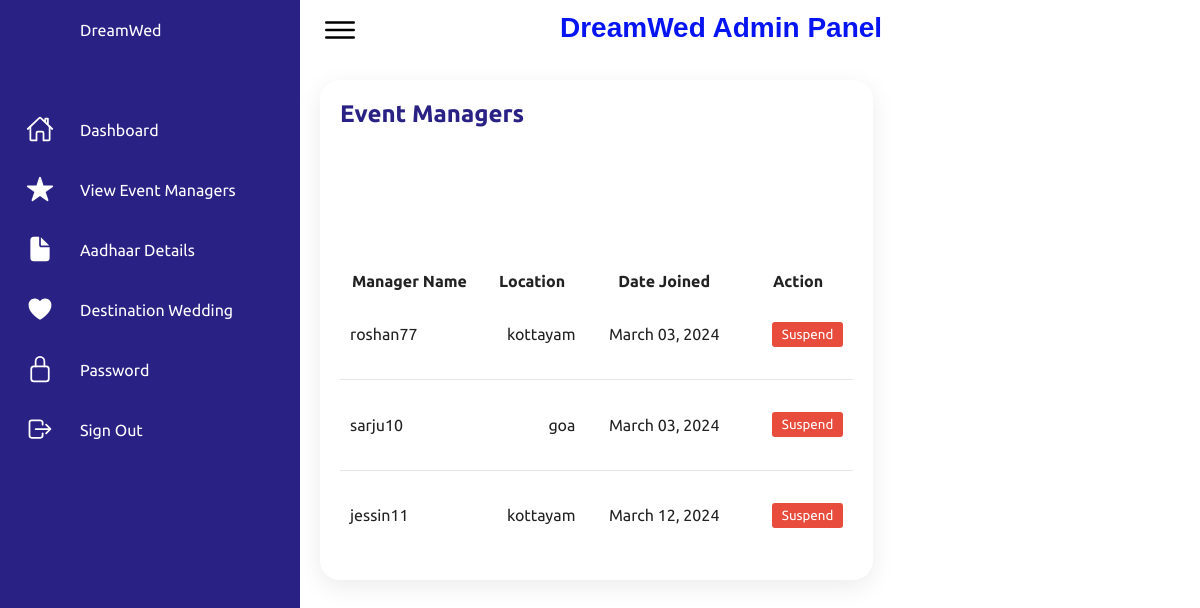
The page /myadmin/view-manager/ (signed in) on the database its author committed.
### myadmin/models.py (models this page shows, shortened)
class EventManager(models.Model):
    user = models.ForeignKey(User, on_delete=models.CASCADE)
    location = models.CharField(max_length=100)

### myadmin/views.py (the view)
# urls.py: path('view-manager/', views.view_manager, name='view_manager'),
@login_required
def view_manager(request):
    managers = EventManager.objects.all()
    return render(request, 'myadmin/view_manager.html', {'managers': managers})

### myadmin/templates/myadmin/view_manager.html (shortened to what this page needs)
{% load static %}
<!DOCTYPE html>
<html lang="en">
<head>
    <link rel="stylesheet" href="{% static 'css/styleadmin.css' %}">
</head>
<body>
    <div class="container">
        <div class="navigation">
            <ul>
                <li>
                    <a href="#">
                        <span class="icon"></span>
                        <span class="title">DreamWed</span>
                    </a>
                </li>
                <li>
                    <a href="{% url 'myadmin:myadmin' %}">
                        <span class="icon">
                            <ion-icon name="home-outline"></ion-icon>
                        </span>
                        <span class="title">Dashboard</span>
                    </a>
                </li>
                <li>
                    <a href="{% url 'myadmin:view_premium' %}">
                        <span class="icon">
                            <ion-icon name="star"></ion-icon>
                        </span>
                        <span class="title">View Event Managers</span>
                    </a>
                </li>
                <li>
                    <a href="{% url 'myadmin:aadharsus' %}">
                        <span class="icon">
                            <ion-icon name="document"></ion-icon>
                        </span>
                        <span class="title">Aadhaar Details</span>
                    </a>
                </li>
                <li>
                    <a href="{% url 'myadmin:destadmin' %}">
                        <span class="icon">
                            <ion-icon name="heart"></ion-icon>
                        </span>
                        <span class="title">Destination Wedding</span>
                    </a>
                </li>
                <li>
                    <a href="{% url 'myadmin:change_password_admin' %}">
                        <span class="icon">
                            <ion-icon name="lock-closed-outline"></ion-icon>
                        </span>
                        <span class="title">Password</span>
                    </a>
                </li>
                <li>
                    <a href="{% url 'accounts:logout' %}">
                        <span class="icon">
                            <ion-icon name="log-out-outline"></ion-icon>
                        </span>
                        <span class="title">Sign Out</span>
                    </a>
                </li>
            </ul>
        </div>
        <div class="main">
            <div class="topbar">
                <div class="toggle">
                    <ion-icon name="menu-outline"></ion-icon>
                </div>
                <div class="search">
                    <label>
                        <h1 style="font-size: 28px; margin-bottom: 5px; color: #0514f0; font-family: Arial, sans-serif;">DreamWed Admin Panel</h1>
                    </label>
                </div>
                <div class="user">
                </div>
            </div>
<div class="details">
    <div class="recentOrders">
        <div class="cardHeader">
            <h2>Event Managers</h2>
        </div>
        <table>
            <thead>
                <tr>
                    <th>Manager Name</th>
                    <th>Location</th>
                    <th>Date Joined</th>
                    <th>Action</th>
                </tr>
            </thead>
            <tbody>
                {% for manager in managers %}
                <tr>
                    <td>{{ manager.user.username }}</td>
                    <td>{{ manager.location }}</td>
                    <td>{{ manager.user.date_joined|date:"F d, Y" }}</td>
                    <td>
                        {% if manager.user.is_active %}
                            <button id="suspend-button" type="button" class="suspend-button" onclick="showPopup(this);">Suspend</button>
                        {% else %}
                            <form action="{% url 'myadmin:suspend_manager' manager.user.id %}" method="post">
                                {% csrf_token %}
                                <button type="submit" class="unsuspend-button">Unsuspend</button>
                            </form>
                        {% endif %}
                    </td>
                </tr>
                {% endfor %}
            </tbody>
        </table>
    </div>
</div>
    </div>
</body>
</html>

### myadmin/static/css/styleadmin.css (style rules this page uses)
* { font-family: "Ubuntu", sans-serif; margin: 0; padding: 0; box-sizing: border-box; }
:root { --blue: #2a2185; --white: #fff; --gray: #f5f5f5; --black1: #222; --black2: #999; }
body { min-height: 100vh; overflow-x: hidden; }
.container { position: relative; width: 100%; }
.navigation { position: fixed; width: 300px; height: 100%; background: var(--blue); border-left: 10px solid var(--blue); transition: 0.5s; overflow: hidden; }
.navigation ul { position: absolute; top: 0; left: 0; width: 100%; }
.navigation ul li { position: relative; width: 100%; list-style: none; border-top-left-radius: 30px; border-bottom-left-radius: 30px; }
.navigation ul li:nth-child(1) { margin-bottom: 40px; pointer-events: none; }
.navigation ul li a { position: relative; display: block; width: 100%; display: flex; text-decoration: none; color: var(--white); }
.navigation ul li a .icon { position: relative; display: block; min-width: 60px; height: 60px; line-height: 75px; text-align: center; }
.navigation ul li a .icon ion-icon { font-size: 1.75rem; }
.navigation ul li a .title { position: relative; display: block; padding: 0 10px; height: 60px; line-height: 60px; text-align: start; white-space: nowrap; }
.main { position: absolute; width: calc(100% - 300px); left: 300px; min-height: 100vh; background: var(--white); transition: 0.5s; }
.topbar { width: 100%; height: 60px; display: flex; justify-content: space-between; align-items: center; padding: 0 10px; }
.toggle { position: relative; width: 60px; height: 60px; display: flex; justify-content: center; align-items: center; font-size: 2.5rem; cursor: pointer; }
.search { position: relative; width: 400px; margin: 0 10px; }
.search label { position: relative; width: 100%; }
.user { position: relative; width: 40px; height: 40px; border-radius: 50%; overflow: hidden; cursor: pointer; }
.details { position: relative; width: 100%; padding: 20px; display: grid; grid-template-columns: 2fr 1fr; grid-gap: 30px; }
.details .recentOrders { position: relative; display: grid; min-height: 500px; background: var(--white); padding: 20px; box-shadow: 0 7px 25px rgba(0, 0, 0, 0.08); border-radius: 20px; }
.details .cardHeader { display: flex; justify-content: space-between; align-items: flex-start; }
.cardHeader h2 { font-weight: 600; color: var(--blue); }
.details table { width: 100%; border-collapse: collapse; margin-top: 10px; }
.details .recentOrders table tr { color: var(--black1); border-bottom: 1px solid rgba(0, 0, 0, 0.1); }
.details .recentOrders table tr:last-child { border-bottom: none; }
.details .recentOrders table tr td { padding: 10px; }
.details .recentOrders table tr td:last-child { text-align: end; }
.details .recentOrders table tr td:nth-child(2) { text-align: end; }
.details .recentOrders table tr td:nth-child(3) { text-align: center; }

### myadmin/templates/myadmin/view_manager.html (style rules this page uses)
.suspend-button, .unsuspend-button { background-color: #007bff; color: #fff; padding: 5px 10px; border: none; border-radius: 3px; cursor: pointer; }
.suspend-button { background-color: #e74c3c; color: #fff; padding: 5px 10px; border: none; border-radius: 3px; cursor: pointer; }

### rows shown on the page
EventManager: user.username "roshan77", location "kottayam", user.date_joined "March 03, 2024", shows "Suspend"
EventManager: user.username "sarju10", location "goa", user.date_joined "March 03, 2024", shows "Suspend"
EventManager: user.username "jessin11", location "kottayam", user.date_joined "March 12, 2024", shows "Suspend"
